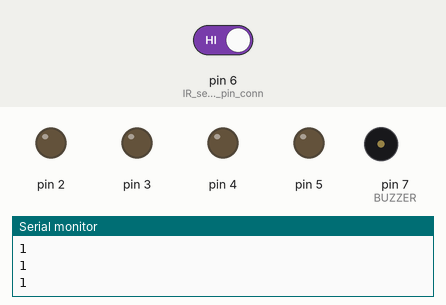
This sketch was run on a simulated Arduino Uno, built with avr-gcc and run on an emulated ATmega328P. On the bench: output pins drawn as LEDs (lit = HIGH), buzzer (waves = sounding, pin HIGH), the last lines printed to the serial monitor. Inputs (shaded band) come from the test bench; at power-on: pin 6 (IR_sensor_output_pin_conn) HIGH.

Above: at 1.8 s.
1.9 s: pin 6 (IR_sensor_output_pin_conn) driven LOW
At 3.0 s:
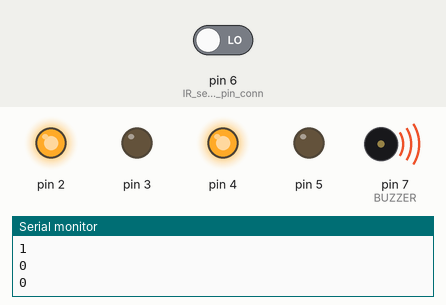
4.0 s: pin 6 (IR_sensor_output_pin_conn) driven HIGH
At 5.8 s:
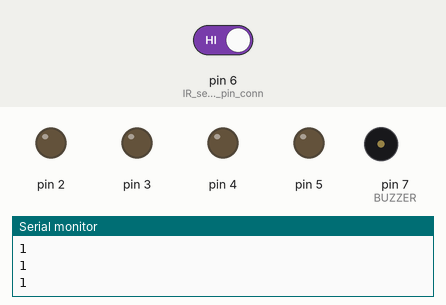
Timing chart, 0 to 7.3 s (numbered marks = the images above; inputs shaded):
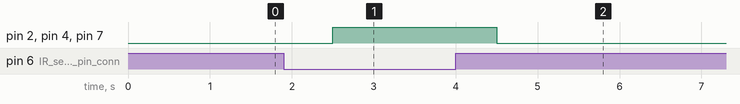

Measured:
- after the input at 1.9 s, pin 2, pin 4, pin 7 (BUZZER): LOW → HIGH after 0.60 s
- after the input at 4.0 s, pin 2, pin 4, pin 7 (BUZZER): HIGH → LOW after 0.50 s

The sketch:

LDR_CAR.ino
```cpp
 int val = 1 ;
 void setup()
 {
 Serial.begin(9600); // sensor buart rate
 pinMode(6,INPUT);  // IR sensor output pin connected
 pinMode(2,OUTPUT);
 pinMode(3,OUTPUT);
 pinMode(4,OUTPUT);
 pinMode(5,OUTPUT);
 pinMode(7,OUTPUT);  // BUZZER
 }
 void loop()
 {
 val = digitalRead(6);  //  IR sensor output pin connected
 Serial.println(val);  // see the value in serial monitor in Arduino IDE
 delay(500);
 if(val == 0 )
 {
  digitalWrite(2, HIGH);
  digitalWrite(3, LOW);
  digitalWrite(4, HIGH);
  digitalWrite(5, LOW);
  digitalWrite(7,HIGH);  // BUZZER ON
 }
 else
 {
 digitalWrite(2, LOW);
  digitalWrite(3, LOW);
  digitalWrite(4, LOW);
  digitalWrite(5, LOW);
  digitalWrite(7,LOW);  // BUZZER ON
 }
 }
```
